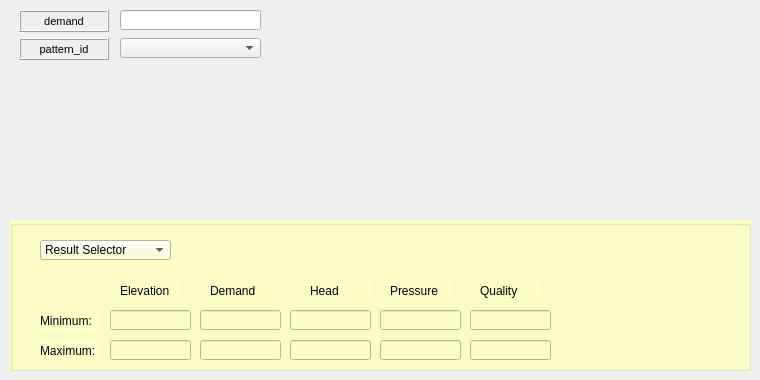
     <widget class="QWidget" name="tab_11">
      <attribute name="title">
       <string>Reservoir</string>
      </attribute>
      <widget class="QLabel" name="label_29">
       <property name="enabled">
        <bool>true</bool>
       </property>
       <property name="geometry">
        <rect>
         <x>19</x>
         <y>10</y>
         <width>90</width>
         <height>22</height>
        </rect>
       </property>
       <property name="sizePolicy">
        <sizepolicy hsizetype="Preferred" vsizetype="Preferred">
         <horstretch>0</horstretch>
         <verstretch>0</verstretch>
        </sizepolicy>
       </property>
       <property name="font">
        <font>
         <pointsize>8</pointsize>
        </font>
       </property>
       <property name="statusTip">
        <string/>
       </property>
       <property name="accessibleName">
        <string/>
       </property>
       <property name="layoutDirection">
        <enum>Qt::LeftToRight</enum>
       </property>
       <property name="autoFillBackground">
        <bool>false</bool>
       </property>
       <property name="inputMethodHints">
        <set>Qt::ImhNone</set>
       </property>
       <property name="frameShape">
        <enum>QFrame::Box</enum>
       </property>
       <property name="frameShadow">
        <enum>QFrame::Raised</enum>
       </property>
       <property name="lineWidth">
        <number>1</number>
       </property>
       <property name="midLineWidth">
        <number>0</number>
       </property>
       <property name="text">
        <string>demand</string>
       </property>
       <property name="alignment">
        <set>Qt::AlignCenter</set>
       </property>
       <property name="wordWrap">
        <bool>false</bool>
       </property>
       <property name="margin">
        <number>3</number>
       </property>
      </widget>
      <widget class="QComboBox" name="comboBox_12">
       <property name="geometry">
        <rect>
         <x>120</x>
         <y>38</y>
         <width>141</width>
         <height>20</height>
        </rect>
       </property>
      </widget>
      <widget class="QLabel" name="label_40">
       <property name="geometry">
        <rect>
         <x>19</x>
         <y>38</y>
         <width>90</width>
         <height>22</height>
        </rect>
       </property>
       <property name="font">
        <font>
         <pointsize>8</pointsize>
        </font>
       </property>
       <property name="frameShape">
        <enum>QFrame::Box</enum>
       </property>
       <property name="frameShadow">
        <enum>QFrame::Raised</enum>
       </property>
       <property name="text">
        <string>pattern_id</string>
       </property>
       <property name="alignment">
        <set>Qt::AlignCenter</set>
       </property>
       <property name="margin">
        <number>3</number>
       </property>
      </widget>
      <widget class="QLineEdit" name="lineEdit_58">
       <property name="geometry">
        <rect>
         <x>120</x>
         <y>10</y>
         <width>141</width>
         <height>20</height>
        </rect>
       </property>
       <property name="text">
        <string/>
       </property>
      </widget>
      <widget class="QGroupBox" name="groupBox_5">
       <property name="geometry">
        <rect>
         <x>10</x>
         <y>220</y>
         <width>741</width>
         <height>151</height>
        </rect>
       </property>
       <property name="autoFillBackground">
        <bool>false</bool>
       </property>
       <property name="styleSheet">
        <string notr="true">background-color: rgb(255, 255, 200);</string>
       </property>
       <property name="title">
        <string/>
       </property>
       <widget class="QLineEdit" name="lineEdit_89">
        <property name="geometry">
         <rect>
          <x>460</x>
          <y>120</y>
          <width>81</width>
          <height>20</height>
         </rect>
        </property>
        <property name="text">
         <string/>
        </property>
       </widget>
       <widget class="QComboBox" name="comboBox_25">
        <property name="geometry">
         <rect>
          <x>30</x>
          <y>20</y>
          <width>131</width>
          <height>20</height>
         </rect>
        </property>
        <item>
         <property name="text">
          <string>Result Selector</string>
         </property>
        </item>
       </widget>
       <widget class="QLineEdit" name="lineEdit_90">
        <property name="geometry">
         <rect>
          <x>190</x>
          <y>90</y>
          <width>81</width>
          <height>20</height>
         </rect>
        </property>
        <property name="text">
         <string/>
        </property>
       </widget>
       <widget class="QLabel" name="label_185">
        <property name="geometry">
         <rect>
          <x>30</x>
          <y>90</y>
          <width>61</width>
          <height>22</height>
         </rect>
        </property>
        <property name="font">
         <font>
          <pointsize>9</pointsize>
         </font>
        </property>
        <property name="frameShape">
         <enum>QFrame::NoFrame</enum>
        </property>
        <property name="frameShadow">
         <enum>QFrame::Plain</enum>
        </property>
        <property name="text">
         <string>Minimum:</string>
        </property>
        <property name="textFormat">
         <enum>Qt::AutoText</enum>
        </property>
        <property name="scaledContents">
         <bool>false</bool>
        </property>
        <property name="alignment">
         <set>Qt::AlignLeading|Qt::AlignLeft|Qt::AlignVCenter</set>
        </property>
        <property name="margin">
         <number>3</number>
        </property>
       </widget>
       <widget class="QLabel" name="label_186">
        <property name="geometry">
         <rect>
          <x>200</x>
          <y>60</y>
          <width>61</width>
          <height>22</height>
         </rect>
        </property>
        <property name="font">
         <font>
          <pointsize>9</pointsize>
         </font>
        </property>
        <property name="frameShape">
         <enum>QFrame::NoFrame</enum>
        </property>
        <property name="frameShadow">
         <enum>QFrame::Plain</enum>
        </property>
        <property name="text">
         <string>Demand</string>
        </property>
        <property name="textFormat">
         <enum>Qt::AutoText</enum>
        </property>
        <property name="scaledContents">
         <bool>false</bool>
        </property>
        <property name="alignment">
         <set>Qt::AlignLeading|Qt::AlignLeft|Qt::AlignVCenter</set>
        </property>
        <property name="margin">
         <number>3</number>
        </property>
       </widget>
       <widget class="QLineEdit" name="lineEdit_91">
        <property name="geometry">
         <rect>
          <x>460</x>
          <y>90</y>
          <width>81</width>
          <height>20</height>
         </rect>
        </property>
        <property name="text">
         <string/>
        </property>
       </widget>
       <widget class="QLineEdit" name="lineEdit_92">
        <property name="geometry">
         <rect>
          <x>190</x>
          <y>120</y>
          <width>81</width>
          <height>20</height>
         </rect>
        </property>
        <property name="text">
         <string/>
        </property>
       </widget>
       <widget class="QLineEdit" name="lineEdit_93">
        <property name="geometry">
         <rect>
          <x>280</x>
          <y>120</y>
          <width>81</width>
          <height>20</height>
         </rect>
        </property>
        <property name="text">
         <string/>
        </property>
       </widget>
       <widget class="QLabel" name="label_187">
        <property name="geometry">
         <rect>
          <x>110</x>
          <y>60</y>
          <width>61</width>
          <height>22</height>
         </rect>
        </property>
        <property name="font">
         <font>
          <pointsize>9</pointsize>
         </font>
        </property>
        <property name="frameShape">
         <enum>QFrame::NoFrame</enum>
        </property>
        <property name="frameShadow">
         <enum>QFrame::Plain</enum>
        </property>
        <property name="text">
         <string>Elevation</string>
        </property>
        <property name="textFormat">
         <enum>Qt::AutoText</enum>
        </property>
        <property name="scaledContents">
         <bool>false</bool>
        </property>
        <property name="alignment">
         <set>Qt::AlignLeading|Qt::AlignLeft|Qt::AlignVCenter</set>
        </property>
        <property name="margin">
         <number>3</number>
        </property>
       </widget>
       <widget class="QLabel" name="label_188">
        <property name="geometry">
         <rect>
          <x>300</x>
          <y>60</y>
          <width>61</width>
          <height>22</height>
         </rect>
        </property>
        <property name="font">
         <font>
          <pointsize>9</pointsize>
         </font>
        </property>
        <property name="frameShape">
         <enum>QFrame::NoFrame</enum>
        </property>
        <property name="frameShadow">
         <enum>QFrame::Plain</enum>
        </property>
        <property name="text">
         <string>Head</string>
        </property>
        <property name="textFormat">
         <enum>Qt::AutoText</enum>
        </property>
        <property name="scaledContents">
         <bool>false</bool>
        </property>
        <property name="alignment">
         <set>Qt::AlignLeading|Qt::AlignLeft|Qt::AlignVCenter</set>
        </property>
        <property name="margin">
         <number>3</number>
        </property>
       </widget>
       <widget class="QLineEdit" name="lineEdit_94">
        <property name="geometry">
         <rect>
          <x>280</x>
          <y>90</y>
          <width>81</width>
          <height>20</height>
         </rect>
        </property>
        <property name="text">
         <string/>
        </property>
       </widget>
       <widget class="QLineEdit" name="lineEdit_95">
        <property name="geometry">
         <rect>
          <x>370</x>
          <y>120</y>
          <width>81</width>
          <height>20</height>
         </rect>
        </property>
        <property name="text">
         <string/>
        </property>
       </widget>
       <widget class="QLineEdit" name="lineEdit_96">
        <property name="geometry">
         <rect>
          <x>100</x>
          <y>90</y>
          <width>81</width>
          <height>20</height>
         </rect>
        </property>
        <property name="text">
         <string/>
        </property>
       </widget>
       <widget class="QLabel" name="label_189">
        <property name="geometry">
         <rect>
          <x>30</x>
          <y>120</y>
          <width>61</width>
          <height>22</height>
         </rect>
        </property>
        <property name="font">
         <font>
          <pointsize>9</pointsize>
         </font>
        </property>
        <property name="frameShape">
         <enum>QFrame::NoFrame</enum>
        </property>
        <property name="frameShadow">
         <enum>QFrame::Plain</enum>
        </property>
        <property name="text">
         <string>Maximum:</string>
        </property>
        <property name="textFormat">
         <enum>Qt::AutoText</enum>
        </property>
        <property name="scaledContents">
         <bool>false</bool>
        </property>
        <property name="alignment">
         <set>Qt::AlignLeading|Qt::AlignLeft|Qt::AlignVCenter</set>
        </property>
        <property name="margin">
         <number>3</number>
        </property>
       </widget>
       <widget class="QLabel" name="label_190">
        <property name="geometry">
         <rect>
          <x>380</x>
          <y>60</y>
          <width>61</width>
          <height>22</height>
         </rect>
        </property>
        <property name="font">
         <font>
          <pointsize>9</pointsize>
         </font>
        </property>
        <property name="frameShape">
         <enum>QFrame::NoFrame</enum>
        </property>
        <property name="frameShadow">
         <enum>QFrame::Plain</enum>
        </property>
        <property name="text">
         <string>Pressure</string>
        </property>
        <property name="textFormat">
         <enum>Qt::AutoText</enum>
        </property>
        <property name="scaledContents">
         <bool>false</bool>
        </property>
        <property name="alignment">
         <set>Qt::AlignLeading|Qt::AlignLeft|Qt::AlignVCenter</set>
        </property>
        <property name="margin">
         <number>3</number>
        </property>
       </widget>
       <widget class="QLineEdit" name="lineEdit_97">
        <property name="geometry">
         <rect>
          <x>100</x>
          <y>120</y>
          <width>81</width>
          <height>20</height>
         </rect>
        </property>
        <property name="text">
         <string/>
        </property>
       </widget>
       <widget class="QLineEdit" name="lineEdit_98">
        <property name="geometry">
         <rect>
          <x>370</x>
          <y>90</y>
          <width>81</width>
          <height>20</height>
         </rect>
        </property>
        <property name="text">
         <string/>
        </property>
       </widget>
       <widget class="QLabel" name="label_191">
        <property name="geometry">
         <rect>
          <x>470</x>
          <y>60</y>
          <width>61</width>
          <height>22</height>
         </rect>
        </property>
        <property name="font">
         <font>
          <pointsize>9</pointsize>
         </font>
        </property>
        <property name="frameShape">
         <enum>QFrame::NoFrame</enum>
        </property>
        <property name="frameShadow">
         <enum>QFrame::Plain</enum>
        </property>
        <property name="text">
         <string>Quality</string>
        </property>
        <property name="textFormat">
         <enum>Qt::AutoText</enum>
        </property>
        <property name="scaledContents">
         <bool>false</bool>
        </property>
        <property name="alignment">
         <set>Qt::AlignLeading|Qt::AlignLeft|Qt::AlignVCenter</set>
        </property>
        <property name="margin">
         <number>3</number>
        </property>
       </widget>
      </widget>
     </widget>
